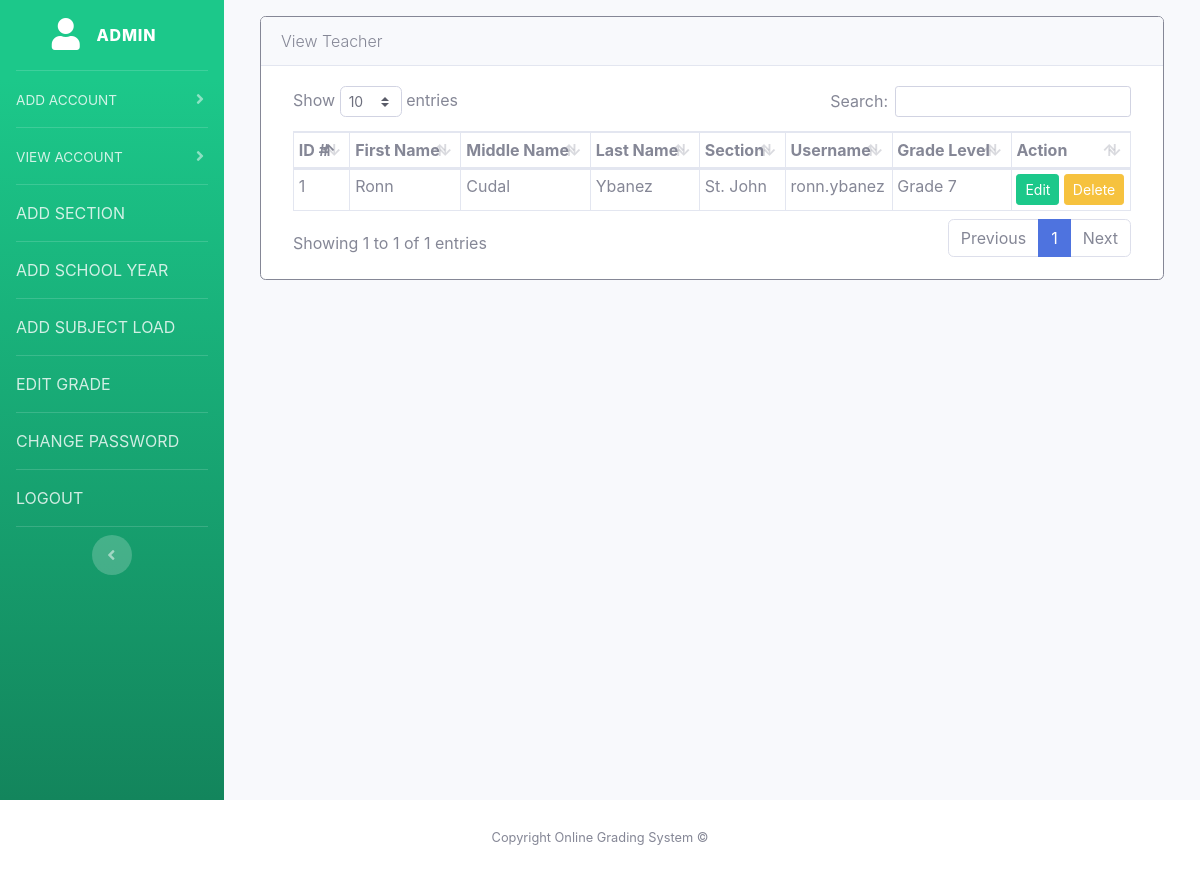
The page /index.php?p=principals&a=view-teacher (signed in) on the database as committed earlier.
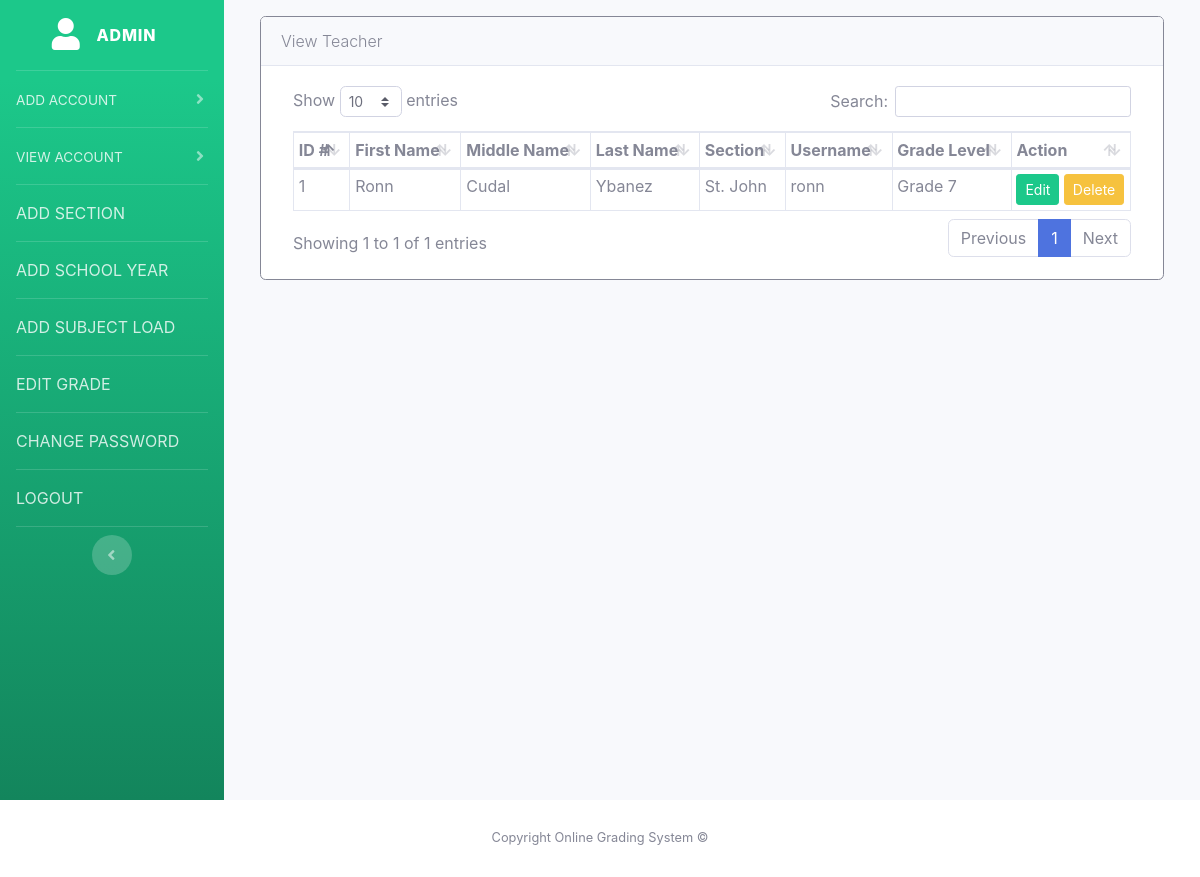
The same page on the database as committed later.
### tables this page shows
CREATE TABLE `teachers` (
  `id` int NOT NULL,
  `level_id` varchar(11) DEFAULT NULL,
  `first_name` varchar(255) DEFAULT NULL,
  `middle_name` varchar(255) NOT NULL,
  `last_name` varchar(255) NOT NULL,
  `section` varchar(255) DEFAULT NULL,
  `username` varchar(255) DEFAULT NULL,
  `password` varchar(255) DEFAULT NULL
);

CREATE TABLE `section` (
  `id` int NOT NULL,
  `name` varchar(255) DEFAULT NULL,
  `level_id` int NOT NULL
);

CREATE TABLE `levels` (
  `id` int NOT NULL,
  `name` varchar(255) DEFAULT NULL
);

### index.php (called while the page is built, shortened)
<?php
include 'views/inc/header.php';
include 'sys/routes.php';
include 'views/inc/footer.php';
?>

### views/admin/view-teacher.php (the view, shortened to what this page needs)
<div class="card border-secondary mt-3">
  <div class="card-header">
  	<p class="lead m-0">View Teacher</p>
  </div>
  <div class="card-body">
<?php if (count($teachers) == 0) { ?>
    <div class="col-md-6 m-auto text-center">
        <p class="lead">No teachers found.</p>
    </div>
<?php } else { ?>
    <div class="col-md-12 table-responsive">
        <table id="view-teacher-table" class="table table-bordered table-sm">
            <thead>
                <tr>
                    <th>ID #</th>
                    <th>First Name</th>
                    <th>Middle Name</th>
                    <th>Last Name</th>
                    <th>Section</th>
                    <th>Username</th>
                    <th>Grade Level</th>
                    <th>Action</th>
                </tr>
            </thead>
            <tbody>
                <?php foreach ($teachers as $key => $teacher) { ?>
                <tr>
                    <td><?php echo $teacher['id']; ?></td>
                    <td><?php echo $teacher['first_name']; ?></td>
                    <td><?php echo $teacher['middle_name']; ?></td>
                    <td><?php echo $teacher['last_name']; ?></td>
                    <td><?php echo $teacher['section_name']; ?></td>
                    <td><?php echo $teacher['username']; ?></td>
                    <td><?php echo $teacher['level_name']; ?></td>
                    <td>
                        <button class="btn btn-success btn-sm" data-toggle="modal" data-target="#edit-modal-<?php echo $teacher['id']; ?>">Edit</button>
                        <button class="btn btn-warning btn-sm" data-toggle="modal" data-target="#delete-modal-<?php echo $teacher['id']; ?>">Delete</button>
                    </td>
                </tr>
                <?php } ?>
            </tbody>
        </table>
    </div>
    </div>
<?php } ?>
  </div>
</div>

Rows that differ between the two databases and show on the page:
changed teachers "Ronn": username "ronn.ybanez" → "ronn"
